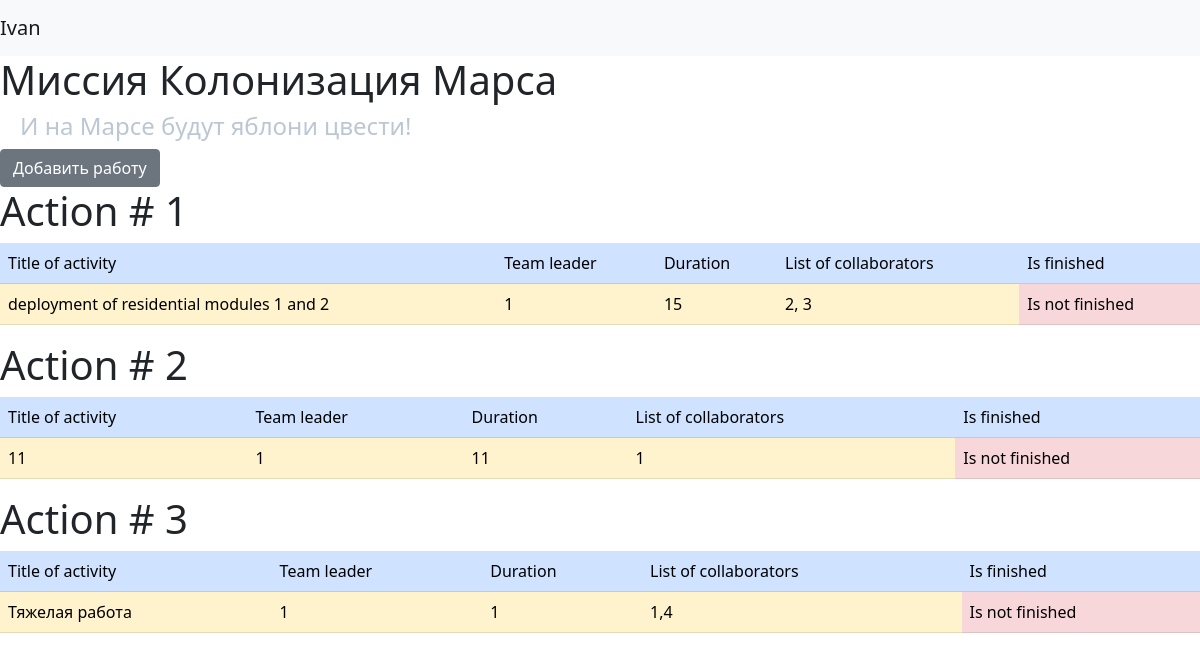
Screenshot of /main_page (signed in) with the database file from the repository.
### data/users.py (models this page shows, shortened)
class User(SqlAlchemyBase, UserMixin, SerializerMixin):
    __tablename__ = 'users'
    id = sqlalchemy.Column(sqlalchemy.Integer,
                           primary_key=True, autoincrement=True)
    surname = sqlalchemy.Column(sqlalchemy.String, nullable=True)
    name = sqlalchemy.Column(sqlalchemy.String, nullable=True)
    age = sqlalchemy.Column(sqlalchemy.Integer, nullable=True)
    position = sqlalchemy.Column(sqlalchemy.String, nullable=True)
    speciality = sqlalchemy.Column(sqlalchemy.String, nullable=True)
    address = sqlalchemy.Column(sqlalchemy.String, nullable=True)
    email = sqlalchemy.Column(sqlalchemy.String,
                              index=True, unique=True, nullable=True)
    hashed_password = sqlalchemy.Column(sqlalchemy.String, nullable=True)
    modified_date = sqlalchemy.Column(sqlalchemy.DateTime,
                                      default=datetime.datetime.now)
    jobs = orm.relation("Jobs", back_populates='user')

### data/jobs.py (models this page shows, shortened)
class Jobs(SqlAlchemyBase, SerializerMixin):
    __tablename__ = 'jobs'
    id = sqlalchemy.Column(sqlalchemy.Integer,
                           primary_key=True, autoincrement=True)
    team_leader = sqlalchemy.Column(sqlalchemy.Integer,
                                    sqlalchemy.ForeignKey("users.id"))
    job = sqlalchemy.Column(sqlalchemy.String, nullable=True)
    work_size = sqlalchemy.Column(sqlalchemy.Integer, nullable=True)
    collaborators = sqlalchemy.Column(sqlalchemy.String, nullable=True)
    start_date = sqlalchemy.Column(sqlalchemy.DateTime,
                                   default=datetime.datetime.now)
    end_date = sqlalchemy.Column(sqlalchemy.DateTime)
    is_finished = sqlalchemy.Column(sqlalchemy.Boolean, default=False)
    user = orm.relation('User')

### main.py (the view)
@app.route('/main_page')
def main_page():
    db_sess = db_session.create_session()
    jobs = db_sess.query(Jobs).all()
    return render_template('jobs.html', jobs=jobs)

### data/db_session.py (called while the page is built)
def create_session() -> Session:
    global __factory
    return __factory()

### main.py (called while the page is built)
@login_manager.user_loader
def load_user(user_id):
    db_sess = db_session.create_session()
    return db_sess.query(User).get(user_id)

### templates/jobs.html (shortened to what this page needs)
{% extends "base.html" %}
{% block head %}
    <link rel="stylesheet" href="../static/css/style_emblem.css">
{% endblock %}
{% block content %}
	{% if current_user.is_authenticated %}
    <a href="jobs" class="btn btn-secondary">Добавить работу</a>
	{% endif %}
	{% for job in jobs%}
		<h1>Action # {{job.id}}</h1>
        <tbody>
		<table class="table">
			<tr class="table-primary">
    			<td>Title of activity</td>
    			<td>Team leader</td>
    			<td>Duration</td>
    			<td>List of collaborators</td>
    			<td>Is finished</td>
  			</tr>
  			<tr class="table-warning">
    			<td>{{job.job}}</td>
    			<td>{{job.team_leader}}</td>
    			<td>{{job.work_size}}</td>
    			<td>{{job.collaborators}}</td>
    			{% if job.is_finished %}
    				<td class="table-info">Is finished</td>
    			{% else %}
    				<td class="table-danger">Is not finished</td>
    			{% endif %}
  			</tr>
            </tbody>
	{% endfor %}
{% endblock %}

### templates/base.html (shortened to what this page needs)
<!DOCTYPE html>
<html lang="en">
<head>
        <link rel="stylesheet" href="../static/css/style.css">
        <link rel="stylesheet"
                    href="https://cdn.jsdelivr.net/npm/bootstrap@5.0.0-beta1/dist/css/bootstrap.min.css"
>
        {% block head %}{% endblock %}
    </head>
    <body>
    	<header>
    		<nav class="navbar navbar-light bg-light">
        		{% if current_user.is_authenticated %}
    				<a class="navbar-brand" href="/logout">{{ current_user.name }}</a>
				{% else %}
    		<p>
        		<a class="btn btn-primary " href="/register">Зарегистрироваться</a>
        		<a class="btn btn-success" href="/login">Войти</a>
    		</p>
				{% endif %}
    		</nav>
		</header>
        <h1>Миссия Колонизация Марса</h1>
        <h4>И на Марсе будут яблони цвести!</h4>
        {% block content %}{% endblock %}
    </body>
</html>

### static/css/style.css (style rules this page uses)
h4 { padding-left: 20px; color: #bbc7d3 }

### rows the page displays
User: name "Ivan"
Jobs: id "1", job "deployment of residential modules 1 and 2", team_leader "1", work_size "15", collaborators "2, 3", is_finished "Is not finished"
Jobs: id "2", job "11", team_leader "1", work_size "11", collaborators "1", is_finished "Is not finished"
Jobs: id "3", job "Тяжелая работа", team_leader "1", work_size "1", collaborators "1,4", is_finished "Is not finished"
